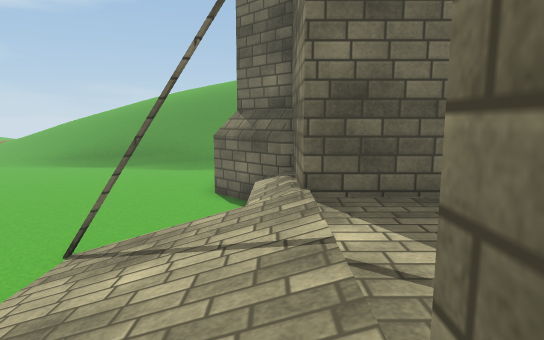
[1] (above)

18 first-person views from a walk through a Unity game level. The camera is 1.4 m above the floor, tilts 8° down and sees 75° across. The floor is counted in squares, 1 m on a side. Each view is taken from the middle of a square. On the plan, view 1 faces up. The plan holds only what a view shows up to about 15 squares ahead; the rest is blank. The place goes on beyond the plan. The player is left out. Some animated figures are not drawn. Some surface patterns are stand-ins.

[2]
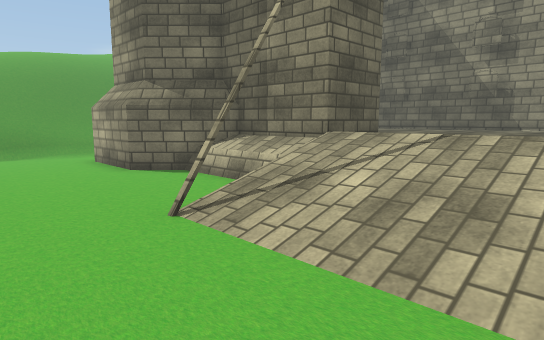

[3]
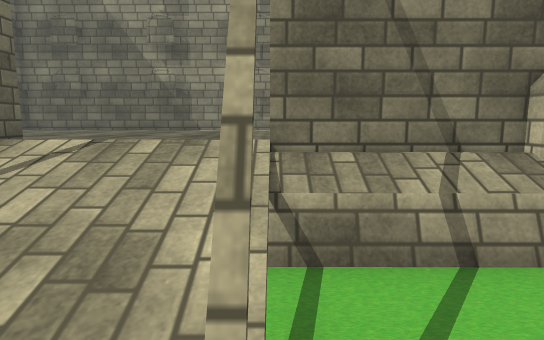

[4]
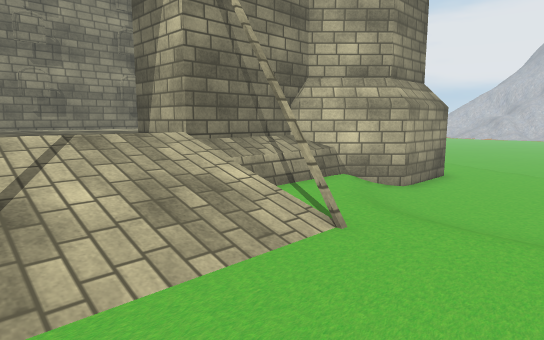

[5]
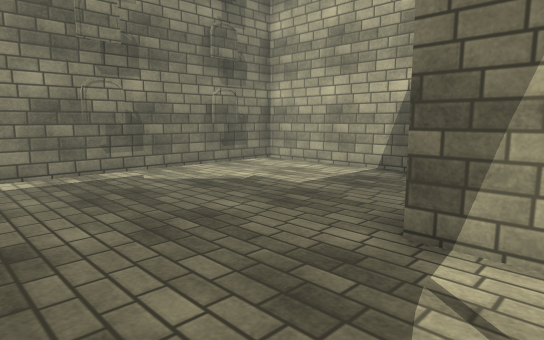

[6]
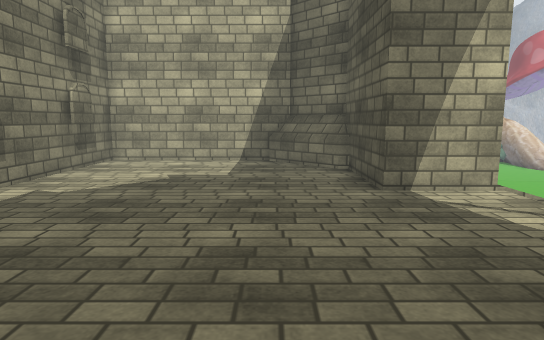

[7]
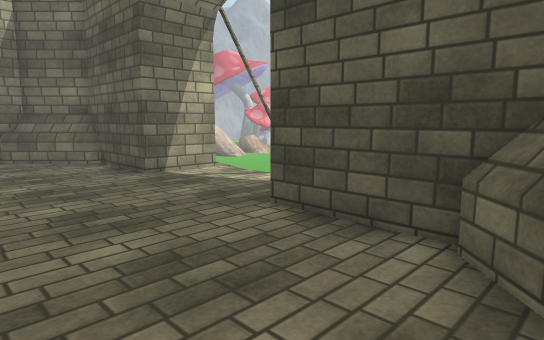

[8]
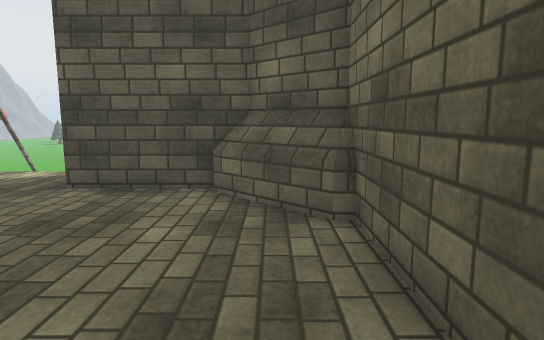

[9]
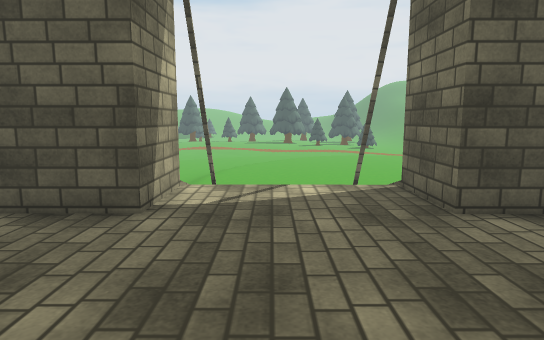

[10]
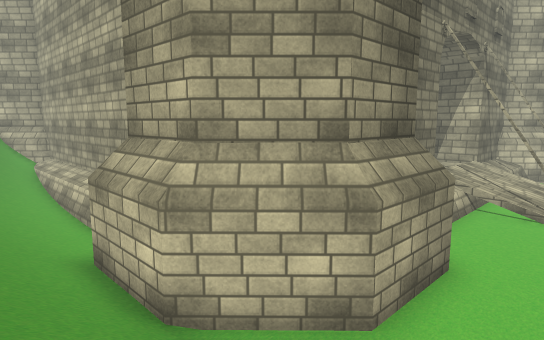

[11]
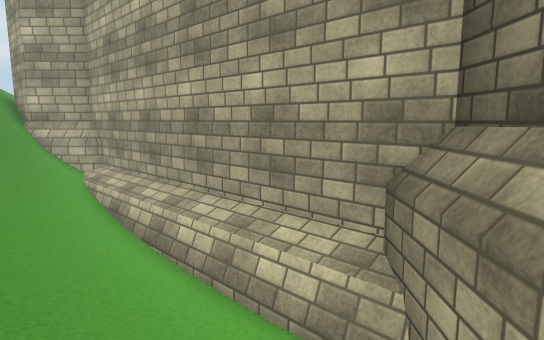

[12]
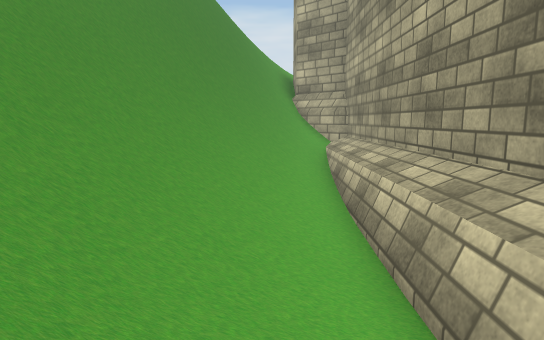

[13]
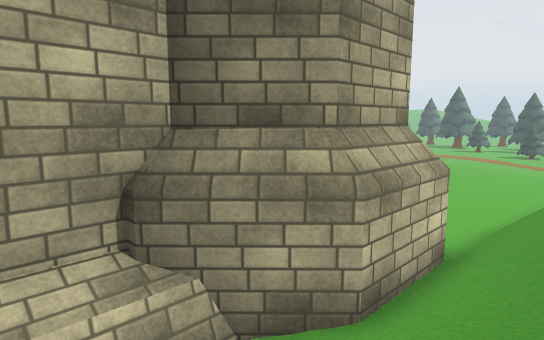

[14]
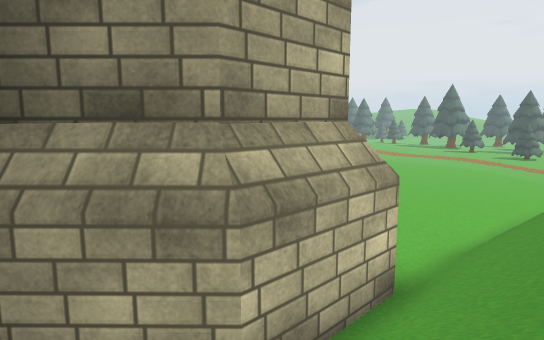

[15]
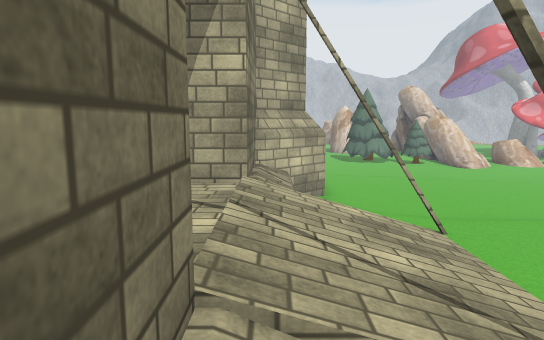

[16]
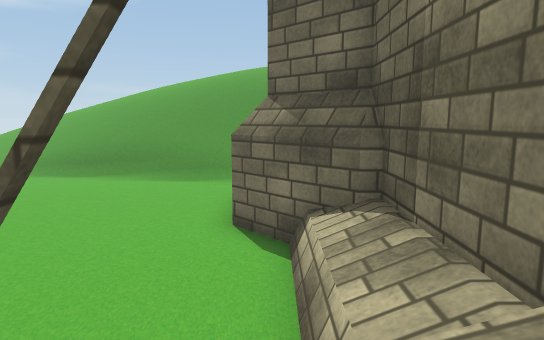

[17]
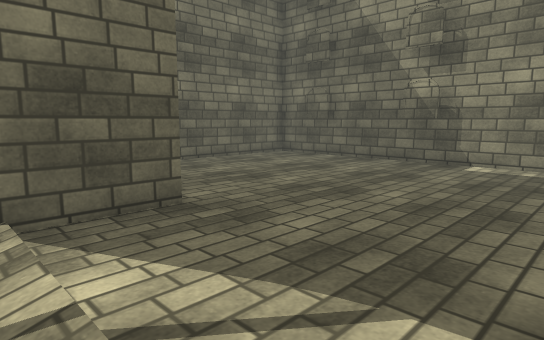

[18]
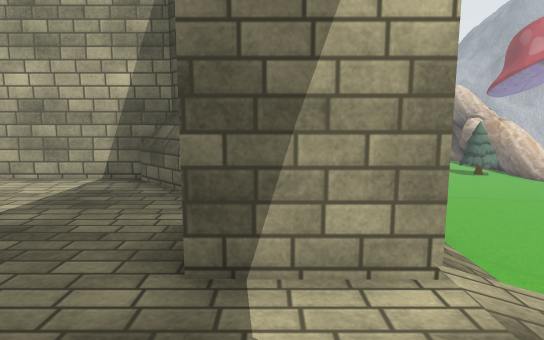

### Floor plan
Key: @ floor where view 1 was taken; # wall or solid block; . main floor; - floor 0.25 m lower than the main floor; _ floor 0.5 m lower than the main floor; < floor 0.75 m lower than the main floor; ( floor 1 m lower than the main floor; ! floor 1.25 m lower than the main floor; ? floor 1.5 m lower than the main floor; / step, stairs or slope; = window, fence, low wall or low ledge; v drop or lower ground; O other object.
Columns run from 7 left of view 1 to 21 right of it. Each row starts with its distance up from view 1.
 18 //////////////////#=####   v
 17 ////////////////////==######
 16 (((////####///////////O====
 15 ((((((##  ##!!!!////////O####
 14 (((((##    ##///////////##
 13 (((((#      #############
 12 (((((#
 11 (((((##    ########
 10 ((((((### ##......#
  9 (((((((## #.......#
  8 (((((((/# #.......#
  7 (((((((/###.......#
  6 ((((#(//###.......#
  5 (((((<_-..........#
  4 (((((<_-..........#
  3 (((((<_-..........#
  2 (((((<_-..........#
  1 ((((#(//###.......#
  0 (((((((@###.......#
 -1 ????/(//# #.......#
 -2 ?????/=## #.......#
 -3 ??????### ##......#
 -4 ?????###  ###.....#
 -5 ?????#     ########
 -6 ?????#
 -7 ?????#

Where each view was taken, in squares from view 1:
view 1: 0 up, 0 right, facing up
view 2: 1 up, 6 left, facing up-right
view 3: 1 up, 4 left, facing right
view 4: 5 up, 6 left, facing down-right
view 5: 5 up, 1 right, facing down-right
view 6: 8 up, 5 right, facing down
view 7: 10 up, 7 right, facing down-left
view 8: 10 up, 10 right, facing left
view 9: 3 up, 8 right, facing left
view 10: 18 up, 4 left, facing down-right
view 11: 18 up, 3 right, facing down-right
view 12: 16 up, 4 right, facing right
view 13: 18 up, 7 right, facing down-left
view 14: 18 up, 5 right, facing down-left
view 15: 8 up, 0 right, facing down
view 16: 4 up, 1 left, facing up
view 17: 1 up, 0 right, facing up-right
view 18: 4 up, 2 right, facing down
